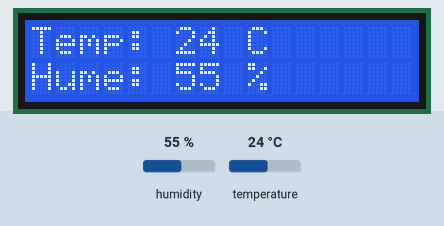
The sketch below on a simulated Arduino Uno, built with avr-gcc and run on an emulated ATmega328P. Shown: 16×2 character LCD. The inputs (shaded band) are chosen by the test bench; at power-on: humidity 55 %, temperature 24 °C. What the sketch prints to the serial monitor is not drawn.

Above: at 2.6 s.
2.7 s: humidity set to 22 %
At 5.3 s:
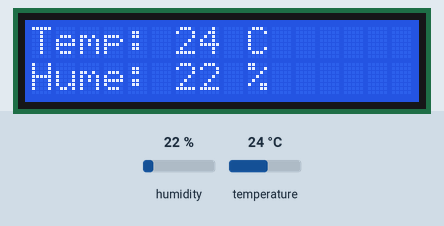
5.7 s: temperature set to 12 °C
At 7.3 s:
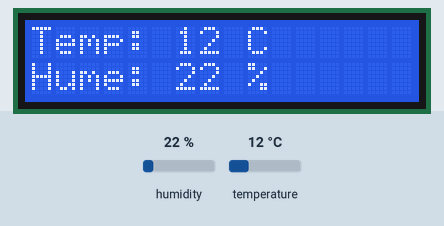
8.7 s: humidity set to 40 %
At 11.3 s:
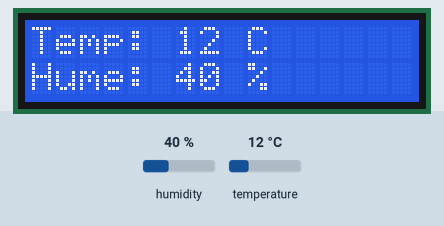
11.7 s: temperature set to 19 °C
At 13.4 s:
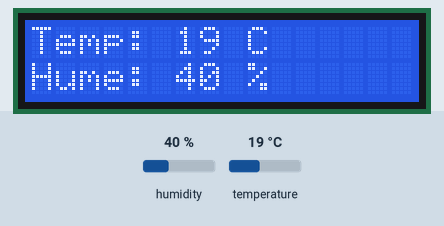
Timing chart, 0 to 14.9 s (numbered marks = the images above; inputs shaded):
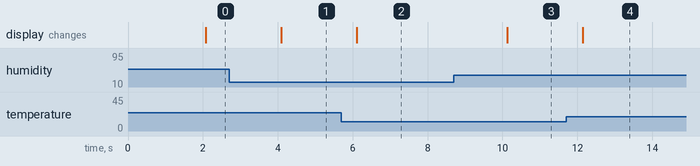

Measured:
- after the input at 2.7 s, the display: changes after 1.4 s (image 1)
- after the input at 5.7 s, the display: changes after 0.40 s (image 2)
- after the input at 8.7 s, the display: changes after 1.4 s (image 3)
- after the input at 11.7 s, the display: changes after 0.45 s (image 4)

The sketch:

lcd_sensor4.ino
```cpp
#include <LiquidCrystal.h>
#include <DHT22.h>
#define DHT22_PIN 2
int tem=0;
int hum=0;
DHT22 myDHT22(DHT22_PIN);

LiquidCrystal lcd(3, 5, 6, 7, 8, 9);

void setup() {
  Serial.begin(9600);
  lcd.begin(16, 2);
 }

void loop() {
  DHT22_ERROR_t errorCode;
  delay(2000);
  errorCode = myDHT22.readData();
  if(errorCode==DHT_ERROR_NONE)
  {
    tem=myDHT22.getTemperatureC();
    hum=myDHT22.getHumidity();
      lcd.setCursor(0, 0);
      lcd.print("Temp: ");
      lcd.print(tem);
      lcd.print(" C");
      lcd.setCursor(0, 1);
      lcd.print("Hume: ");
      lcd.print(hum);
      lcd.println(" %");
      Serial.print("Temperaura: ");
      Serial.print(tem);
      Serial.print("C  / Humedad: ");
      Serial.print(hum);
      Serial.println("%");
  }else{
     Serial.print("Error");
  }

}
```
